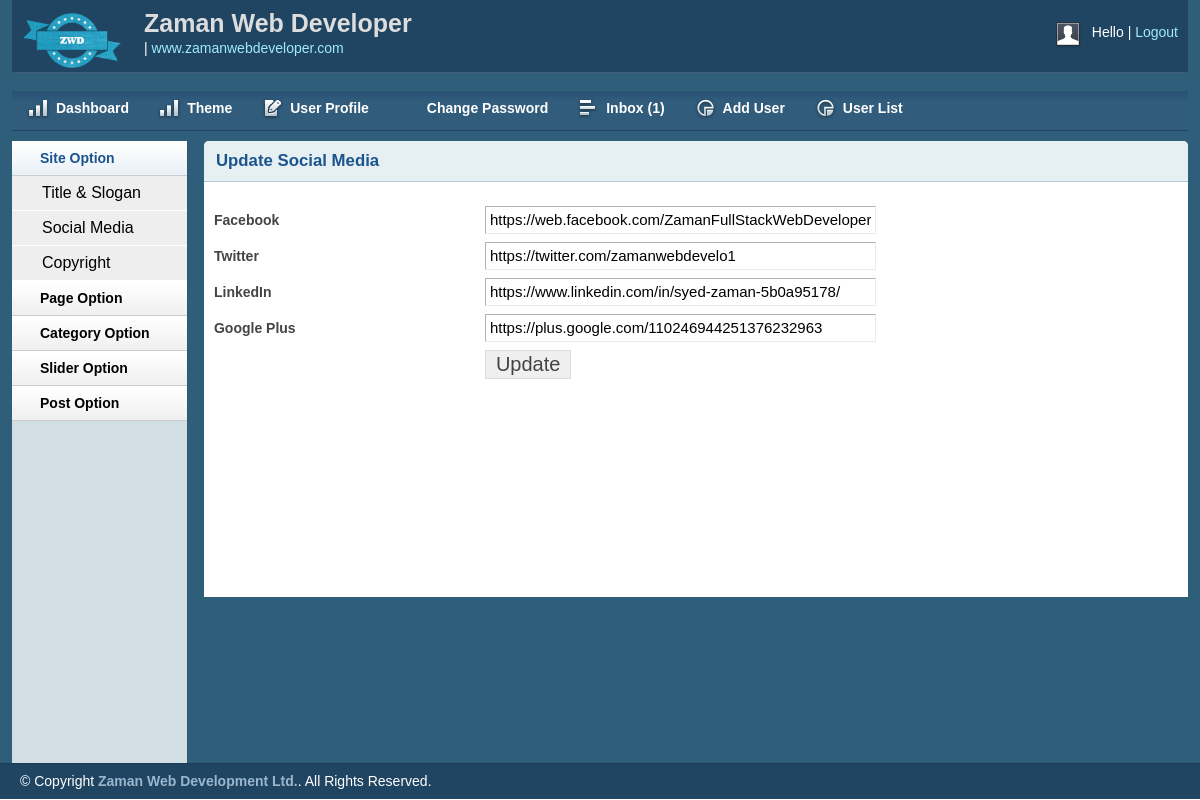
Page /zaman/social.php (signed in) on the committed database.
### tables this page shows
CREATE TABLE `tbl_social` (
  `id` int(11) NOT NULL,
  `fb` varchar(255) NOT NULL,
  `tw` varchar(255) NOT NULL,
  `ln` varchar(255) NOT NULL,
  `gp` varchar(255) NOT NULL
);

### lib/Database.php (called while the page is built, shortened)
<?php
Class Database{
	public $host   = DB_HOST;
	public $user   = DB_USER;
	public $pass   = DB_PASS;
	public $dbname = DB_NAME;
	public $link;
	private function connectDB(){
	$this->link = new mysqli($this->host, $this->user, $this->pass, $this->dbname);
 }
	public function select($query){
		$result = $this->link->query($query) or die($this->link->error.__LINE__);
		if($result->num_rows > 0){
			return $result;
		} else {
			return false;
		}
	}
}

### zaman/social.php (the view, shortened to what this page needs)
<?php include 'inc/header.php';?>
<?php include 'inc/sidebarAdmin.php';?>
        <div class="grid_10">
            <div class="box round first grid">
                <h2>Update Social Media</h2>
                <div class="block">
<?php
                    $query = "SELECT * FROM tbl_social WHERE id='1'";
                    $socialmedia = $db->select($query);
                    if ($socialmedia) {
                        while ($result = $socialmedia->fetch_assoc()) {
?>
                 <form action="social.php" method="post">
                    <table class="form">
                        <tr>
                            <td>
                                <label>Facebook</label>
                            </td>
                            <td>
                                <input type="text" name="fb" value="<?php echo $result['fb'];?>" class="medium" />
                            </td>
                        </tr>
						 <tr>
                            <td>
                                <label>Twitter</label>
                            </td>
                            <td>
                                <input type="text" name="tw" value="<?php echo $result['tw'];?>" class="medium" />
                            </td>
                        </tr>
						 <tr>
                            <td>
                                <label>LinkedIn</label>
                            </td>
                            <td>
                                <input type="text" name="ln" value="<?php echo $result['ln'];?>" class="medium" />
                            </td>
                        </tr>
						 <tr>
                            <td>
                                <label>Google Plus</label>
                            </td>
                            <td>
                                <input type="text" name="gp" value="<?php echo $result['gp'];?>" class="medium" />
                            </td>
                        </tr>
						 <tr>
                            <td></td>
                            <td>
                                <input type="submit" name="submit" Value="Update" />
                            </td>
                        </tr>
                    </table>
                    </form>
                <?php } }?>
                </div>
            </div>
        </div>
<?php include 'inc/footer.php';?>

### zaman/css/layout.css (style rules this page uses)
body { background: #fff none repeat scroll 0 0; color: #444; font-size: 14px; padding: 0; }
h1, h2, h3, h4, h5, h6 { line-height:1.2em; margin-bottom:.3em; }
h2 { margin-top:1em; }
.box { background:#fff; margin-bottom:20px; padding:10px 10px 10px 10px; margin-left:-8px; }
.box.grid { padding-bottom:40px; }
.box.round { -moz-border-radius: 5px 5px 0px 0px; -webkit-border-radius: 5px 5px 0px 0px; border-radius: 5px 5px 0px 0px; }
.box h2 { font-size:1.2em; font-weight:bold; color:#1B548D; background:#E6F0F3; margin:-10px -10px 0 -10px; padding:10px 12px; border-bottom:1px solid #B3CBD6; -moz-border-radius: 5px 5px 0px 0px; -webkit-border-radius: 5px 5px 0px 0px; border-radius: 5px 5px 0px 0px; }
.box.first { min-height: 406px; }
.block { padding-top:20px; }
table.form { width:100%; }
table.form td { padding:4px 0px; }
table.form label { font-weight:bold; }
table.form input, table.form select { font-size: 15px; padding: 4px 4px 5px 4px; border-top: 1px solid #b3b3b3; border-left: 1px solid #b3b3b3; border-right: 1px solid #eaeaea; border-bottom: 1px solid #eaeaea; }
table.form input[type="submit"] { border: 1px solid #ddd; color: #444; cursor: pointer; font-size: 20px; padding: 2px 10px; }
input.medium { width: 55%; }
.block { padding-bottom:1px; }

### rows in the picture
tbl_social: fb "https://web.facebook.com/ZamanFullStackWebDeveloper", tw "https://twitter.com/zamanwebdevelo1", ln "https://www.linkedin.com/in/syed-zaman-5b0a95178/", gp "https://plus.google.com/110246944251376232963"

### other values in the picture
$count "1"
